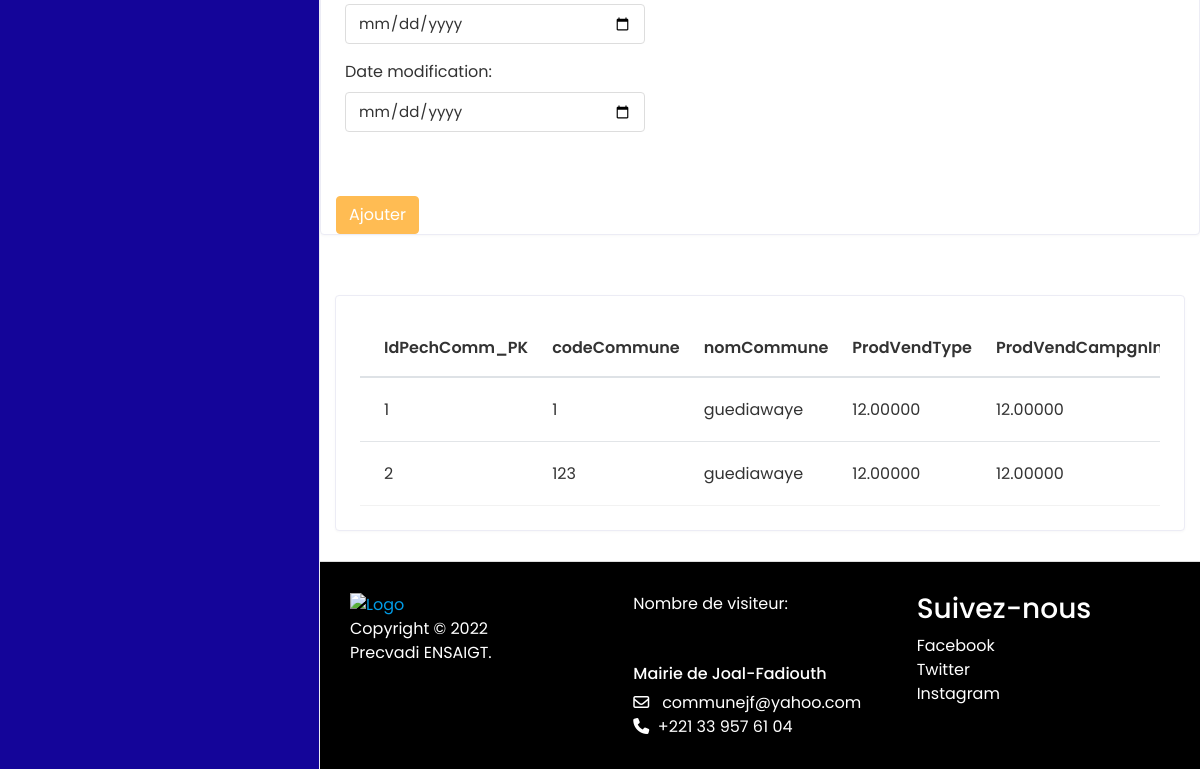
/peche/dimpecec/ (lower part), run on an earlier commit of the app's database.
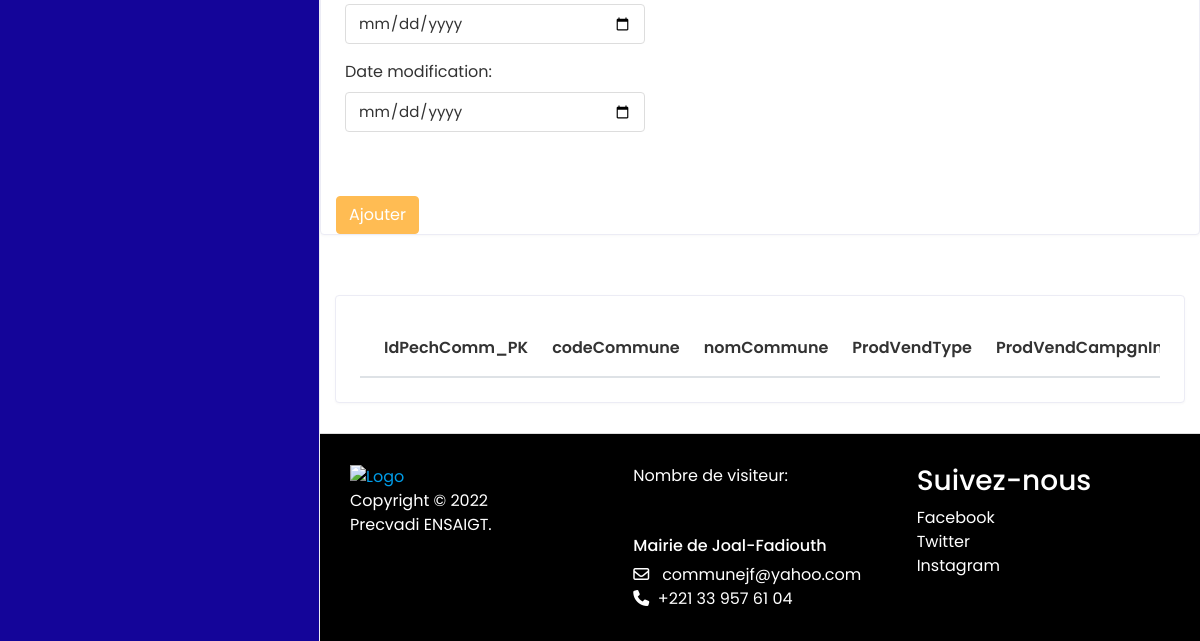
And on a later commit of the database.
### peche/models.py (models this page shows, shortened)
class DimPecheCommerce(models.Model):
    codeCommune = models.IntegerField()
    nomCommune = models.CharField(max_length=300)
    ProdVendType = models.DecimalField(max_digits=10, decimal_places=5)
    ProdVendCampgnInterSais = models.DecimalField(max_digits=10, decimal_places=5)
    ProdVendCampgnHiver = models.DecimalField(max_digits=10, decimal_places=5)
    ProdVendCampSaisFroid = models.DecimalField(max_digits=10, decimal_places=5)
    ProdVendCampPrintem = models.DecimalField(max_digits=10, decimal_places=5)
    Type_VentPech = models.CharField(max_length=250)
    PriVentMoy_Prod= models.IntegerField()
    Mod_ecoulement = models.CharField(max_length=250)
    ClientPech = models.CharField(max_length=250)
    date= models.DateTimeField()
    date_modification = models.DateTimeField()

### peche/views.py (the view)
# urls.py: path('dimpecec/', views.pech_ec, name='dimpecec'),
def pech_ec(request):
    if request.method == 'POST':
        form = DPC(request.POST)
        if form.is_valid():
            form.save()
            messages.success(request, " Are Successfully Added !")
            return redirect('/peche/dimpecec/')
    else:
        form = DPC()
        return render(request, 'peche/dimpechecomm.html', {'form': form, 'dataObject': DimPecheCommerce.objects.all()})

### peche/templates/peche/dimpechecomm.html (shortened to what this page needs)
{% extends 'pages/base.html' %}
{% load static %}
{% block content %}
<div class="page-wrapper">
   <div class="row">
      <div class="col-sm-12">
         <div class="card">
            <div class="card-body">
               <form method="post" action="" enctype="multipart/form-data">
                          {{ form.as_p}}
            </div>
                   <br>
                     <div class="col-12">
                        <button type="submit" class="btn btn-primary">Ajouter</button>
                     </div>
            </div>
         </div>
      </div>
<div >
 <div class="content container-fluid">
   <div class="row">
      <div class="col-sm-12">
         <div class="card card-table">
            <div class="card-body">
               <div class="table-responsive">
                  <table id="table_id" class="table table-hover table-center mb-0">
                     <thead>
                        <tr>
                           <th>IdPechComm_PK</th>
                           <th>codeCommune</th>
                           <th>nomCommune</th>
                           <th>ProdVendType</th>
                           <th>ProdVendCampgnInterSais</th>
                        </tr>
                     </thead>
                     <tbody>
                        {% for stud in dataObject %}
                        <tr>
                           <td>{{ stud.id}}</td>
                           <td>{{ stud.codeCommune }}</td>
                           <td>{{ stud.nomCommune }}</td>
                           <td>{{ stud.ProdVendType }}</td>
                           <td>{{ stud.ProdVendCampgnInterSais }}</td>
                        </tr>
                        {% endfor %}
                     </tbody>
                  </table>
               </div>
            </div>
         </div>
      </div>
   </div>
</div>
{% endblock %}

What changed in the data, as far as the page shows it:
removed DimPecheCommerce: id "1", codeCommune "1", nomCommune "guediawaye", ProdVendType "12.00000", ProdVendCampgnInterSais "12.00000"
removed DimPecheCommerce: id "2", codeCommune "123", nomCommune "guediawaye", ProdVendType "12.00000", ProdVendCampgnInterSais "12.00000"
